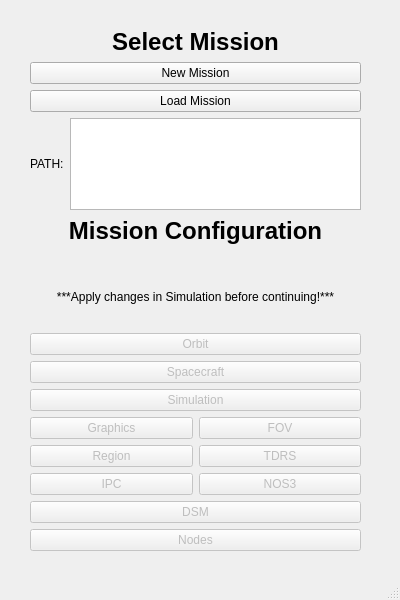
<?xml version="1.0" encoding="UTF-8"?>
<ui version="4.0">
 <class>MainWindow</class>
 <widget class="QMainWindow" name="MainWindow">
  <property name="geometry">
   <rect>
    <x>0</x>
    <y>0</y>
    <width>400</width>
    <height>600</height>
   </rect>
  </property>
  <property name="sizePolicy">
   <sizepolicy hsizetype="Fixed" vsizetype="Fixed">
    <horstretch>0</horstretch>
    <verstretch>0</verstretch>
   </sizepolicy>
  </property>
  <property name="minimumSize">
   <size>
    <width>400</width>
    <height>600</height>
   </size>
  </property>
  <property name="maximumSize">
   <size>
    <width>400</width>
    <height>600</height>
   </size>
  </property>
  <property name="windowTitle">
   <string>MainWindow</string>
  </property>
  <widget class="QWidget" name="centralwidget">
   <widget class="QWidget" name="verticalLayoutWidget">
    <property name="geometry">
     <rect>
      <x>30</x>
      <y>28</y>
      <width>331</width>
      <height>182</height>
     </rect>
    </property>
    <layout class="QVBoxLayout" name="verticalLayout">
     <item>
      <widget class="QLabel" name="label">
       <property name="autoFillBackground">
        <bool>false</bool>
       </property>
       <property name="text">
        <string>&lt;html&gt;&lt;head/&gt;&lt;body&gt;&lt;p&gt;&lt;span style=&quot; font-size:18pt; font-weight:700;&quot;&gt;Select Mission&lt;/span&gt;&lt;/p&gt;&lt;/body&gt;&lt;/html&gt;</string>
       </property>
       <property name="scaledContents">
        <bool>false</bool>
       </property>
       <property name="alignment">
        <set>Qt::AlignCenter</set>
       </property>
      </widget>
     </item>
     <item>
      <widget class="QPushButton" name="new_mission">
       <property name="text">
        <string>New Mission</string>
       </property>
      </widget>
     </item>
     <item>
      <widget class="QPushButton" name="load_mission">
       <property name="toolTip">
        <string>&lt;html&gt;&lt;head/&gt;&lt;body&gt;&lt;p&gt;Loaded mission directory should contain an InOut directory&lt;/p&gt;&lt;/body&gt;&lt;/html&gt;</string>
       </property>
       <property name="text">
        <string>Load Mission</string>
       </property>
      </widget>
     </item>
     <item>
      <layout class="QHBoxLayout" name="horizontalLayout">
       <item>
        <widget class="QLabel" name="label_path">
         <property name="text">
          <string>PATH:</string>
         </property>
        </widget>
       </item>
       <item>
        <widget class="QTextBrowser" name="mission_path">
         <property name="font">
          <font>
           <family>Courier New</family>
           <pointsize>11</pointsize>
          </font>
         </property>
        </widget>
       </item>
      </layout>
     </item>
    </layout>
   </widget>
   <widget class="QWidget" name="verticalLayoutWidget_2">
    <property name="geometry">
     <rect>
      <x>30</x>
      <y>201</y>
      <width>331</width>
      <height>350</height>
     </rect>
    </property>
    <layout class="QVBoxLayout" name="verticalLayout_2">
     <item>
      <layout class="QVBoxLayout" name="verticalLayout_3">
       <item>
        <widget class="QLabel" name="label_2">
         <property name="text">
          <string>&lt;html&gt;&lt;head/&gt;&lt;body&gt;&lt;p&gt;&lt;span style=&quot; font-size:18pt; font-weight:700;&quot;&gt;Mission Configuration&lt;/span&gt;&lt;/p&gt;&lt;/body&gt;&lt;/html&gt;</string>
         </property>
         <property name="alignment">
          <set>Qt::AlignCenter</set>
         </property>
        </widget>
       </item>
       <item>
        <widget class="QLabel" name="Warning">
         <property name="text">
          <string>***Apply changes in Simulation before continuing!***</string>
         </property>
         <property name="alignment">
          <set>Qt::AlignCenter</set>
         </property>
        </widget>
       </item>
       <item>
        <widget class="QPushButton" name="ORB_Menu">
         <property name="enabled">
          <bool>false</bool>
         </property>
         <property name="text">
          <string>Orbit</string>
         </property>
        </widget>
       </item>
       <item>
        <widget class="QPushButton" name="SPC_Menu">
         <property name="enabled">
          <bool>false</bool>
         </property>
         <property name="text">
          <string>Spacecraft</string>
         </property>
        </widget>
       </item>
       <item>
        <widget class="QPushButton" name="SIM_Menu">
         <property name="enabled">
          <bool>false</bool>
         </property>
         <property name="text">
          <string>Simulation</string>
         </property>
        </widget>
       </item>
       <item>
        <layout class="QGridLayout" name="generic_settings">
         <item row="0" column="0">
          <widget class="QPushButton" name="GRH_Menu">
           <property name="enabled">
            <bool>false</bool>
           </property>
           <property name="text">
            <string>Graphics</string>
           </property>
          </widget>
         </item>
         <item row="0" column="1">
          <widget class="QPushButton" name="FOV_Menu">
           <property name="enabled">
            <bool>false</bool>
           </property>
           <property name="text">
            <string>FOV</string>
           </property>
          </widget>
         </item>
         <item row="1" column="1">
          <widget class="QPushButton" name="TDR_Menu">
           <property name="enabled">
            <bool>false</bool>
           </property>
           <property name="text">
            <string>TDRS</string>
           </property>
          </widget>
         </item>
         <item row="1" column="0">
          <widget class="QPushButton" name="RGN_Menu">
           <property name="enabled">
            <bool>false</bool>
           </property>
           <property name="text">
            <string>Region</string>
           </property>
          </widget>
         </item>
         <item row="2" column="0">
          <widget class="QPushButton" name="IPC_Menu">
           <property name="enabled">
            <bool>false</bool>
           </property>
           <property name="text">
            <string>IPC</string>
           </property>
          </widget>
         </item>
         <item row="2" column="1">
          <widget class="QPushButton" name="NOS_Menu">
           <property name="enabled">
            <bool>false</bool>
           </property>
           <property name="text">
            <string>NOS3</string>
           </property>
          </widget>
         </item>
        </layout>
       </item>
      </layout>
     </item>
     <item>
      <layout class="QVBoxLayout" name="verticalLayout_4">
       <item>
        <widget class="QPushButton" name="DSM_Menu">
         <property name="enabled">
          <bool>false</bool>
         </property>
         <property name="text">
          <string>DSM</string>
         </property>
        </widget>
       </item>
       <item>
        <widget class="QPushButton" name="NDS_Menu">
         <property name="enabled">
          <bool>false</bool>
         </property>
         <property name="text">
          <string>Nodes</string>
         </property>
        </widget>
       </item>
      </layout>
     </item>
    </layout>
   </widget>
  </widget>
  <widget class="QMenuBar" name="menubar">
   <property name="geometry">
    <rect>
     <x>0</x>
     <y>0</y>
     <width>400</width>
     <height>37</height>
    </rect>
   </property>
  </widget>
  <widget class="QStatusBar" name="statusbar"/>
 </widget>
 <resources/>
 <connections/>
</ui>
